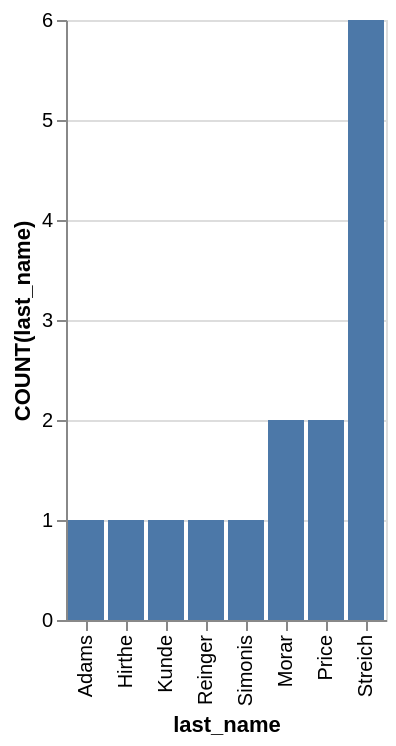

Here is the Vega-Lite specification saved for this chart:
### Vega-Lite specification from a JSON file in a GitHub repository (floating-point values rounded to 4 significant figures)
{"data": {"values": [{"x_data": "Adams", "y_data": 1}, {"x_data": "Hirthe", "y_data": 1}, {"x_data": "Kunde", "y_data": 1}, {"x_data": "Reinger", "y_data": 1}, {"x_data": "Simonis", "y_data": 1}, {"x_data": "Morar", "y_data": 2}, {"x_data": "Price", "y_data": 2}, {"x_data": "Streich", "y_data": 6}]}, "mark": "bar", "encoding": {"x": {"field": "x_data", "type": "nominal", "title": "last_name", "sort": {"op": "sum", "field": "y_data", "order": "ascending"}}, "y": {"field": "y_data", "type": "quantitative", "title": "COUNT(last_name)"}}}
